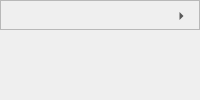
    <widget class="QWidget" name="RightBar" native="true">
     <property name="sizePolicy">
      <sizepolicy hsizetype="Expanding" vsizetype="Expanding">
       <horstretch>0</horstretch>
       <verstretch>0</verstretch>
      </sizepolicy>
     </property>
     <property name="minimumSize">
      <size>
       <width>0</width>
       <height>0</height>
      </size>
     </property>
     <property name="maximumSize">
      <size>
       <width>300</width>
       <height>16777215</height>
      </size>
     </property>
     <property name="font">
      <font>
       <family>Georgia</family>
       <pointsize>10</pointsize>
      </font>
     </property>
     <property name="styleSheet">
      <string notr="true"/>
     </property>
     <layout class="QGridLayout" name="gridLayout_2">
      <property name="leftMargin">
       <number>0</number>
      </property>
      <property name="topMargin">
       <number>0</number>
      </property>
      <property name="rightMargin">
       <number>0</number>
      </property>
      <property name="bottomMargin">
       <number>0</number>
      </property>
      <property name="horizontalSpacing">
       <number>0</number>
      </property>
      <item row="0" column="0">
       <widget class="QFrame" name="frame">
        <property name="minimumSize">
         <size>
          <width>0</width>
          <height>30</height>
         </size>
        </property>
        <property name="maximumSize">
         <size>
          <width>16777215</width>
          <height>30</height>
         </size>
        </property>
        <property name="font">
         <font>
          <family>Georgia</family>
          <pointsize>10</pointsize>
         </font>
        </property>
        <property name="frameShape">
         <enum>QFrame::StyledPanel</enum>
        </property>
        <property name="frameShadow">
         <enum>QFrame::Raised</enum>
        </property>
        <layout class="QHBoxLayout" name="horizontalLayout_3">
         <property name="leftMargin">
          <number>0</number>
         </property>
         <property name="topMargin">
          <number>0</number>
         </property>
         <property name="rightMargin">
          <number>0</number>
         </property>
         <property name="bottomMargin">
          <number>0</number>
         </property>
         <item>
          <widget class="QLabel" name="WidgetTitle">
           <property name="sizePolicy">
            <sizepolicy hsizetype="Expanding" vsizetype="Expanding">
             <horstretch>0</horstretch>
             <verstretch>0</verstretch>
            </sizepolicy>
           </property>
           <property name="minimumSize">
            <size>
             <width>0</width>
             <height>30</height>
            </size>
           </property>
           <property name="maximumSize">
            <size>
             <width>16777215</width>
             <height>40</height>
            </size>
           </property>
           <property name="font">
            <font>
             <family>Georgia</family>
             <pointsize>10</pointsize>
             <weight>75</weight>
             <bold>true</bold>
             <stylestrategy>PreferAntialias</stylestrategy>
            </font>
           </property>
           <property name="text">
            <string/>
           </property>
           <property name="alignment">
            <set>Qt::AlignCenter</set>
           </property>
          </widget>
         </item>
         <item>
          <widget class="QToolButton" name="closeRightBar">
           <property name="minimumSize">
            <size>
             <width>35</width>
             <height>30</height>
            </size>
           </property>
           <property name="maximumSize">
            <size>
             <width>35</width>
             <height>35</height>
            </size>
           </property>
           <property name="font">
            <font>
             <family>Georgia</family>
             <pointsize>10</pointsize>
            </font>
           </property>
           <property name="text">
            <string>...</string>
           </property>
           <property name="autoRaise">
            <bool>true</bool>
           </property>
           <property name="arrowType">
            <enum>Qt::RightArrow</enum>
           </property>
          </widget>
         </item>
        </layout>
       </widget>
      </item>
      <item row="1" column="0" colspan="2">
       <widget class="QWidget" name="WidgetWindow" native="true">
        <property name="sizePolicy">
         <sizepolicy hsizetype="Expanding" vsizetype="Expanding">
          <horstretch>0</horstretch>
          <verstretch>0</verstretch>
         </sizepolicy>
        </property>
        <property name="maximumSize">
         <size>
          <width>300</width>
          <height>16777215</height>
         </size>
        </property>
        <property name="font">
         <font>
          <family>Georgia</family>
          <pointsize>10</pointsize>
         </font>
        </property>
       </widget>
      </item>
     </layout>
    </widget>
